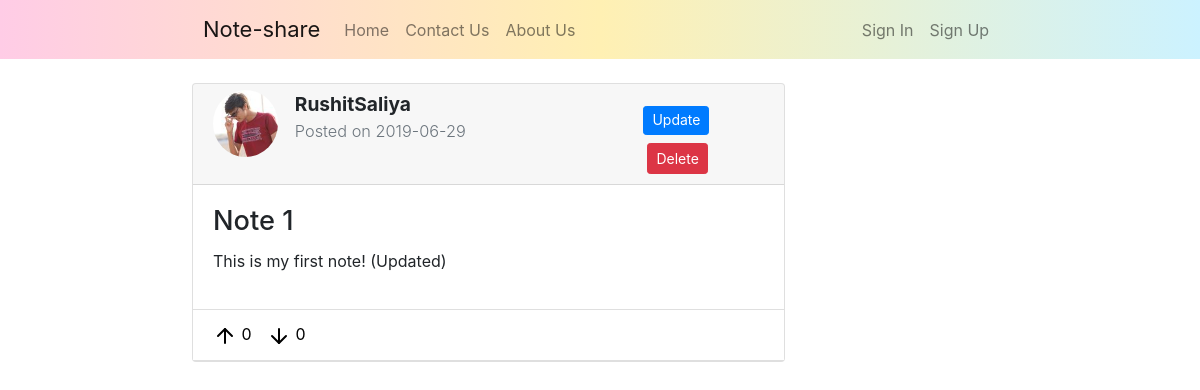
Screenshot of /note/1 with the database file from the repository.
### noteshare/models.py (models this page shows, shortened)
class User(db.Model, UserMixin):
    id = db.Column(db.Integer, primary_key=True)
    username = db.Column(db.String(20), unique=True, nullable=False)
    email = db.Column(db.String(100), unique=True, nullable=False)
    image_file = db.Column(db.String(20), nullable=False, default='default.jpg')
    password = db.Column(db.String(50), nullable=False)
    notes = db.relationship('Note', backref='author', lazy=True)

class Note(db.Model):
    id = db.Column(db.Integer, primary_key=True)
    title = db.Column(db.String(100), nullable=False)
    date_posted = db.Column(db.DateTime, nullable=False, default=datetime.utcnow)
    content = db.Column(db.Text, nullable=False)
    content_image = db.Column(db.String(20), nullable=True)
    ups = db.Column(db.Integer, nullable=False, default=0)
    downs = db.Column(db.Integer, nullable=False, default=0)
    user_id = db.Column(db.Integer, db.ForeignKey('user.id'), nullable=False)

### noteshare/routes.py (the view)
@app.route('/note/<int:note_id>')
def note(note_id):
    note = Note.query.get_or_404(note_id)
    return render_template('note.html', title=note.title, note=note)

### noteshare/templates/note.html (shortened to what this page needs)
{% extends "layout.html" %}
{% block content %}
    <div class="col-md-8 col-pl-16">
        <div class="card mb-md-2">
            <div class="card-header card-custom-header">
                <div class="row">
                    <div class="col-md-2 pr-md-0">
                        <div class="note-header">
                            <img class="rounded-circle note-author-img" src="{{ url_for('static', filename='Profile-pictures/' + note.author.image_file) }}" alt="Author's Profile-photo">
                        </div>
                    </div>
                    <div class="col-md-6 pl-md-0">
                        <div class="note-header">
                            <strong>{{ note.author.username }}</strong><br/>
                            <div  class="text-muted" style="font-size: 85%;">
                                Posted on {{ note.date_posted.strftime('%Y-%m-%d') }}
                            </div>
                        </div>
                    </div>
                    <div class="col-md-4" style="margin-top: 2%; padding-left: 10%;">
                        <a class="btn btn-primary btn-sm mt-1 mb-1 action-btns" href="{{ url_for('update_note', note_id=note.id) }}">Update</a>
                        <button type="button" class="btn btn-danger btn-sm m-1" data-toggle="modal" data-target="#deleteModal">Delete</button>
                    </div>
                </div>
            </div>
            <div class="card-body">
                <h5 class="card-title note-title">{{ note.title }}</h5>
                <p style="white-space: pre-line;">{{ note.content }}</p>
            </div>
            <div class="card-header note-action">
                <a class="note-action-btn" href="#"><img src="{{ url_for('static', filename='Icons/arrow-up.svg') }}" alt="Like"> 0 </a>
                <a class="note-action-btn" href="#"><img src="{{ url_for('static', filename='Icons/arrow-down.svg') }}" alt="Dislike"> 0 </a>
            </div>
        </div>
    </div>
{% endblock content %}

### noteshare/static/stylesheet.css (style rules this page uses)
.note-action { border-top: 1px solid rgba(0,0,0,.125); background-color: #fff; }
.card-title { font-size: 16px; }
.note-action-btn, .note-action-btn:hover { margin-right: 2%; text-decoration: none; color: #000; }
.col-pl-16 { padding-top: 1%; padding-left: 16%; }
.card-custom-header { padding-top: 1%; padding-bottom: 1%; }
.note-header { font-size: 120%; font-weight: 350; }
.note-title { font-size: 170%; font-weight: 500; }
.note-author-img { object-fit: cover; height: 80%; width: 80%; }
.action-btns { padding-top: 2%; }

### rows the page displays
User: image_file (picture), author.username "RushitSaliya"
Note: date_posted "2019-06-29", title "Note 1", content "This is my first note! (Updated)"
